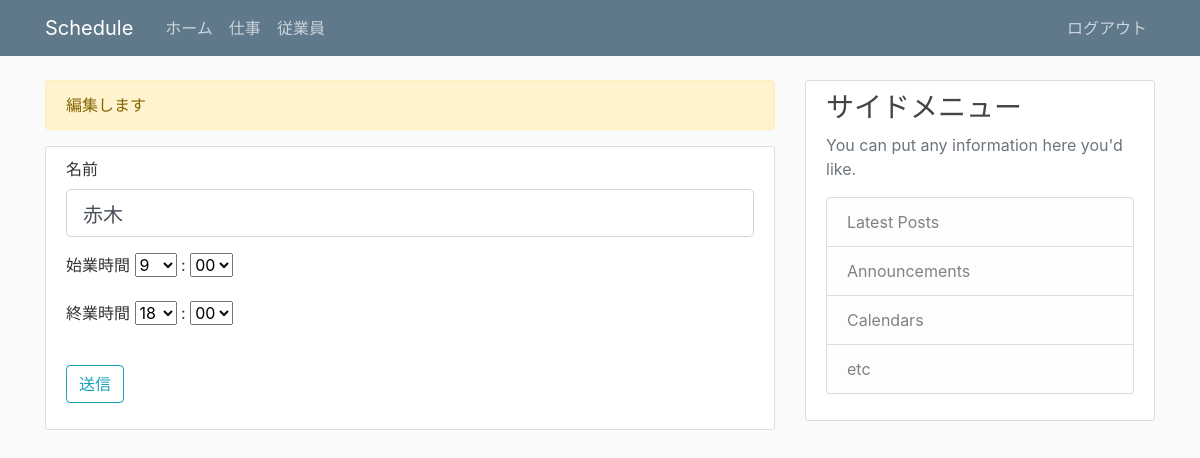
The page /worker/4/edit (signed in) on the database as committed earlier.
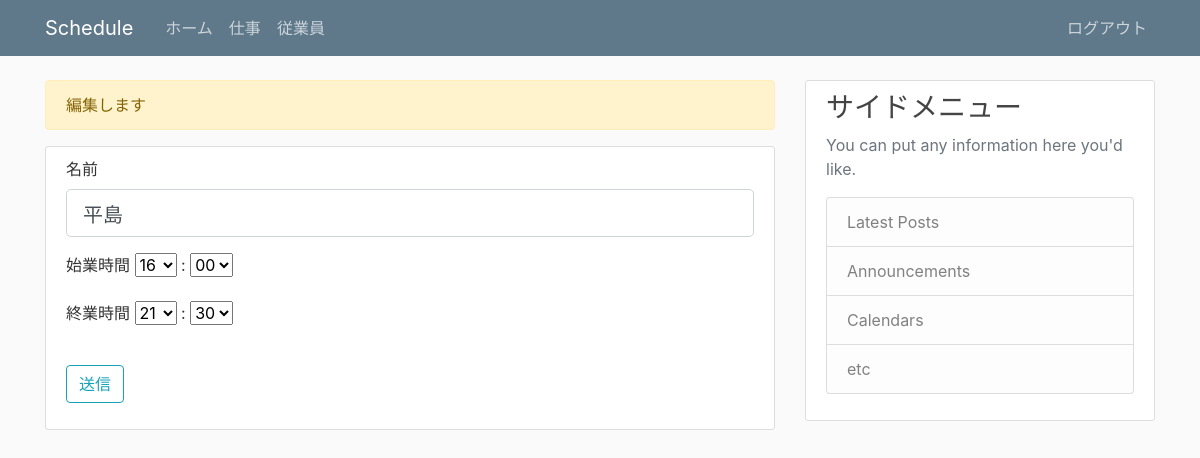
The same page on the database as committed later.
### flask_schedule/models.py (models this page shows, shortened)
class Worker(db.Model):
  id = db.Column(db.Integer, primary_key=True)
  workername = db.Column(db.String(20), unique=True, nullable=False)
  starttime = db.Column(db.String(10))
  endtime = db.Column(db.String(10))

### flask_schedule/views/worker.py (the view)
@app.route('/worker/<int:id>/edit', methods=['GET', 'POST'])
def edit_worker(id):
  if not session.get('logged_in'):
    return redirect(url_for('login'))
  worker = Worker.query.get_or_404(id)
  form = WorkerForm()
  hour = hourlist
  minutes = minuteslist
  form.starttime_hour.choices = hourlist
  form.starttime_minutes.choices = minuteslist
  form.endtime_hour.choices = hourlist
  form.endtime_minutes.choices = minuteslist
  if form.validate_on_submit():
    flash('編集しました', 'success')
    worker.workername = form.workername.data
    worker.starttime=form.starttime_hour.data+':'+form.starttime_minutes.data
    worker.endtime=form.endtime_hour.data+':'+form.endtime_minutes.data
    db.session.commit()
    return redirect(url_for('worker'))
  elif request.method == "GET":
    form.workername.data = worker.workername
    form.starttime_hour.data = worker.starttime.split(':')[0]
    form.starttime_minutes.data = worker.starttime.split(':')[1]
    form.endtime_hour.data = worker.endtime.split(':')[0]
    form.endtime_minutes.data = worker.endtime.split(':')[1]
    flash('編集します', 'warning')
    return render_template('worker/edit.html',form=form,worker=worker)

### flask_schedule/forms.py
class WorkerForm(FlaskForm):
  workername = StringField('名前',validators=[DataRequired(), Length(min=2, max=20)])
  starttime_hour = SelectField('始業時間',validators=[DataRequired()])
  starttime_minutes = SelectField(':',validators=[DataRequired()])
  endtime_hour = SelectField('終業時間',validators=[DataRequired()])
  endtime_minutes = SelectField(':',validators=[DataRequired()])
  submit = SubmitField('送信')

### flask_schedule/templates/worker/edit.html (shortened to what this page needs)
{% extends "layout.html" %}
{% block content %}
  <div class="content-section">
    <form method="POST" action="">
      <div class="form-group">
        <fieldset class="form-group">
          <div class="form-group">
            {{ form.workername.label(class="form-control-label")}}
            {{ form.workername(class="form-control form-control-lg") }}
          </div>
          <div class="form-group">
            {{ form.starttime_hour.label()}}
            {{ form.starttime_hour() }}
            {{ form.starttime_minutes.label()}}
            {{ form.starttime_minutes() }}
          </div>
          <div class="form-group">
            {{ form.endtime_hour.label()}}
            {{ form.endtime_hour() }}
            {{ form.endtime_minutes.label()}}
            {{ form.endtime_minutes() }}
          </div>
        </fieldset>
      </div>
      <div class="form-group">
        {{ form.submit(class="btn btn-outline-info") }}
      </div>
    </form>
  </div>
{% endblock %}

### flask_schedule/templates/layout.html (shortened to what this page needs)
<!DOCTYPE html>
<html lang="en">
<head>
    <link rel="stylesheet" href="https://stackpath.bootstrapcdn.com/bootstrap/4.1.3/css/bootstrap.min.css">
    <link rel="stylesheet" type="text/css" href="{{ url_for('static', filename='main.css') }}">
</head>
<body>
  <header class="site-header">
    <nav class="navbar navbar-expand-md navbar-dark bg-steel fixed-top">
      <div class="container">
        <a class="navbar-brand mr-4" href="/">Schedule</a>
        <div class="collapse navbar-collapse" id="navbarToggle">
          {% if session.logged_in %}
          <div class="navbar-nav mr-auto">
            <a class="nav-item nav-link" href="{{ url_for('index') }}">ホーム</a>
            <a class="nav-item nav-link" href="{{ url_for('job') }}">仕事</a>
            <a class="nav-item nav-link" href="{{ url_for('worker') }}">従業員</a>
          </div>
          <div class="navbar-nav">
            <a class="nav-item nav-link" href="{{ url_for('logout') }}">ログアウト</a>
          </div>
          {% else %}
          <div class="navbar-nav mr-auto"></div>
          <div class="navbar-nav">
            <a class="nav-item nav-link" href="{{ url_for('login') }}">ログイン</a>
          {% endif %}
          </div>
        </div>
    </nav>
  </header>
  <main role="main" class="container">
    <div class="row">
      <div class="col-md-8">
        {% with messages = get_flashed_messages(with_categories=true) %}
          {% if messages %}
            {% for catagory, message in messages %}
              <div class="alert alert-{{ catagory }}">
                {{ message }}
              </div>
            {% endfor %}
          {% endif %}
        {% endwith %}
        {% block content %}{% endblock %}
      </div>
      <div class="col-md-4">
        <div class="content-section">
          <h3>サイドメニュー</h3>
          <p class='text-muted'>You can put any information here you'd like.
            <ul class="list-group">
              <li class="list-group-item list-group-item-light">Latest Posts</li>
              <li class="list-group-item list-group-item-light">Announcements</li>
              <li class="list-group-item list-group-item-light">Calendars</li>
              <li class="list-group-item list-group-item-light">etc</li>
            </ul>
          </p>
        </div>
      </div>
    </div>
  </main>
</body>
</html>

### flask_schedule/static/main.css (style rules this page uses)
body { background: #fafafa; color: #333333; margin-top: 5rem; }
h1, h2, h3, h4, h5, h6 { color: #444444; }
.bg-steel { background-color: #5f788a; }
.site-header .navbar-nav .nav-link { color: #cbd5db; }
.content-section { background: #ffffff; padding: 10px 20px; border: 1px solid #dddddd; border-radius: 3px; margin-bottom: 20px; }

Rows that differ between the two databases and show on the page:
changed Worker: workername "赤木" → "平島"
Other text that changed with them:
form field starttime_hour: "9" → "16"
form field endtime_hour: "18" → "21"
form field endtime_minutes: "00" → "30"
